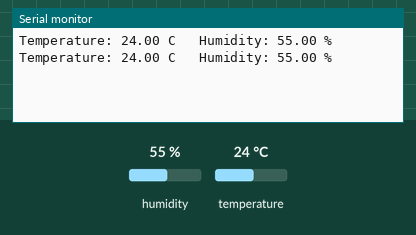
Simulated run of this sketch. Board: Arduino Uno, built with avr-gcc and run on an emulated ATmega328P. On the bench: the last lines printed to the serial monitor. The inputs (shaded band) are chosen by the test bench; at power-on: humidity 55 %, temperature 24 °C.

Above: at 4.8 s.
4.9 s: humidity set to 22 %
At 7.1 s:
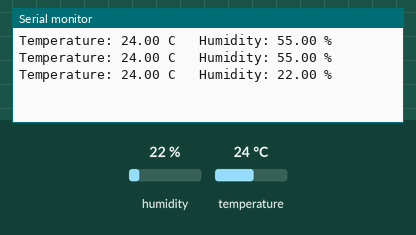
7.9 s: temperature set to 12 °C
At 9.5 s:
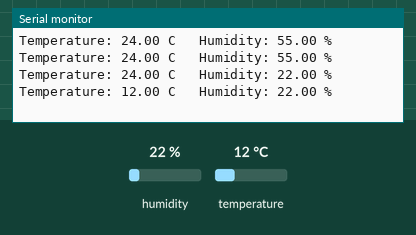
10.9 s: humidity set to 40 %
At 13.2 s:
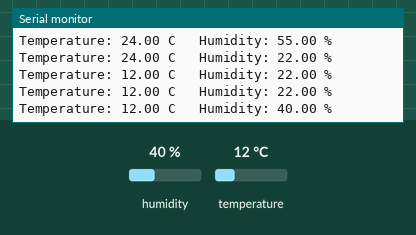
Timing chart, 0 to 14.7 s (numbered marks = the images above; inputs shaded):
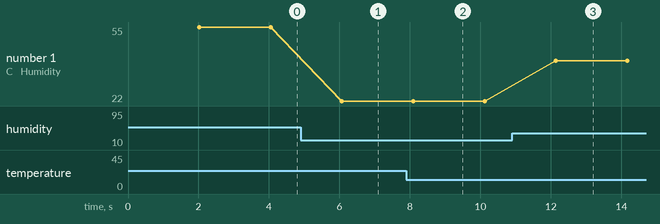

Measured:
- after the input at 4.9 s, the serial monitor: prints a new line after 1.2 s (image 1)
- after the input at 7.9 s, the serial monitor: prints a new line after 0.20 s (image 2)
- after the input at 10.9 s, the serial monitor: prints a new line after 1.2 s (image 3)
- plotted number 1: 55 → 22 after the input at 4.9 s, 22 → 40 after the input at 10.9 s

The sketch:

L11_ReadDHT.ino
```cpp
// Lesson 11: Read temperature and humidity
// DHT11 sensor: data pin on pin 4.

#include <DHT.h>

DHT dht(4, DHT11);

void setup() {
  Serial.begin(115200);
  dht.begin();
}

void loop() {
  delay(2000);  // the DHT11 needs 2 seconds between readings
  float temp = dht.readTemperature();
  float humidity = dht.readHumidity();

  if (isnan(temp) || isnan(humidity)) {
    Serial.println("Could not read the sensor!");
    return;
  }
  Serial.print("Temperature: ");
  Serial.print(temp);
  Serial.print(" C   Humidity: ");
  Serial.print(humidity);
  Serial.println(" %");
}
```
